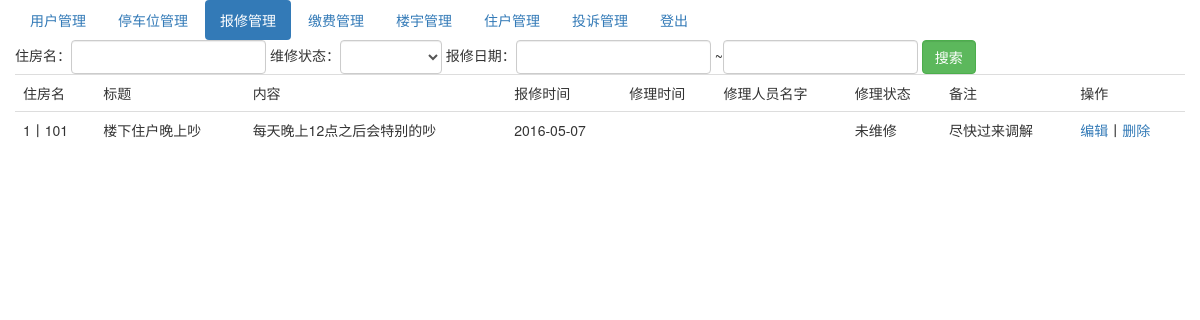
The page /index.php/repair_admin/index on the database its author committed.
### tables this page shows
CREATE TABLE IF NOT EXISTS `repair` (
  `repair_id` int(10) NOT NULL AUTO_INCREMENT,
  `house_id` int(10) NOT NULL,
  `title` varchar(255) NOT NULL,
  `content` varchar(255) NOT NULL COMMENT '维修内容',
  `repair_time` int(10) NOT NULL,
  `create_time` int(10) NOT NULL,
  `repair_name` varchar(255) NOT NULL COMMENT '维修人员',
  `status` tinyint(4) NOT NULL DEFAULT '0' COMMENT '维修状态0等待维修 10维修中 20维修完成',
  `remark` varchar(255) NOT NULL,
  PRIMARY KEY (`repair_id`)
);

### application/controllers/Repair_admin.php (called while the page is built, shortened)
<?php
class Repair_admin extends CI_Controller{
    public function __construct()
    {
        $this->load->helper('url_helper');
    }
    public function index(){
        $this->load->model('repair_model');
        $this->load->model('house_model');
        $condition=array();
        $repair_list=$this->repair_model->getRepairList($condition);
        if(!empty($repair_list)){
            foreach($repair_list as $key=>$value){
              $house_info=$this->house_model->getHouseInfo(array('house_id'=>$value['house_id']));
                $repair_list[$key]['house_name']=$house_info['house_name'];
            }
        }
        $data=array();
        $data['repair_list']=$repair_list;
        $this->load->view('templates/header_admin',$data);
        $this->load->view('repair_index_admin',$data);
    }
}

### index.php (called while the page is built, shortened)
<?php
require_once BASEPATH.'core/CodeIgniter.php';

### application/models/Repair_model.php (called while the page is built, shortened)
<?php
class Repair_model extends CI_Model{
    public function getRepairList($condition=array())
    {
        $query=$this->db->get_where('repair',$condition);
        return $query->result_array();
    }
}
?>

### application/models/House_model.php (called while the page is built, shortened)
<?php
class House_model extends CI_Model{
    public function getHouseInfo($condition){
        $query = $this->db->get_where('house',$condition);
        return $query->row_array();
    }
}
?>

### application/views/repair_index_admin.php (the view, shortened to what this page needs)
<div class="container">
    <div class="row">
        <ul class="nav nav-pills">
            <li role="presentation"><a href="/index.php/member_admin/index">用户管理</a></li>
            <li role="presentation"><a href="/index.php/carport_admin/index">停车位管理</a></li>
            <li role="presentation" class="active"><a href="/index.php/repair_admin/index">报修管理</a></li>
            <li role="presentation"><a href="/index.php/charge_admin/index">缴费管理</a></li>
            <li role="presentation"><a href="/index.php/building_admin/index">楼宇管理</a></li>
            <li role="presentation"><a href="/index.php/house_admin/index">住户管理</a></li>
            <li role="presentation"><a href="/index.php/complain_admin/index">投诉管理</a></li>
            <li role="presentation"><a href="/index.php/Welcome/logout">登出</a></li>
        </ul>
    </div>
    <div class="row">
        <form method="get" class="form-inline" action="/index.php/Repair_admin/index">
            <div class="form-group">住房名：<input class="form-control" type="text" name="house_name"></div>
            <div class="form-group">维修状态：<select class="form-control" name="status">
                    <option value=""></option>
                    <option value="0">未维修</option>
                </select></div>
            <div class="form-group">
                报修日期：<input type="text" class="form-control" name="date_start" id="date_start" />
                ~<input type="text" class="form-control" name="date_end" id="date_end" />
            </div>
            <div class="form-group"><input class="form-control btn-success" type="submit" value="搜索"></div>
        </form>
    </div>
    <div class="row">
        <table class="table">
            <tr>
                <td>住房名</td>
                <td>标题</td>
                <td>内容</td>
                <td>报修时间</td>
                <td>修理时间</td>
                <td>修理人员名字</td>
                <td>修理状态</td>
                <td>备注</td>
                <td>操作</td>
            </tr>
            <?php foreach($repair_list as $value){ ?>
                <tr>
                    <td><?php echo $value['house_name']; ?></td>
                    <td><?php echo $value['title']; ?></td>
                    <td><?php echo $value['content']; ?></td>
                    <td><?php echo date('Y-m-d',$value['create_time']); ?></td>
                    <td><?php if($value['repair_time']!=0){echo date('Y-m-d',$value['repair_time']);} ?></td>
                    <td><?php echo $value['repair_name']; ?></td>
                    <td><?php if($value['status']==0){echo '未维修';}elseif($value['status']==10){echo '维修中';}elseif($value['status']==20){echo '维修完成';}  ?></td>
                    <td><?php echo $value['remark']; ?></td>
                    <td><a href="/index.php/repair_admin/showEdit?repair_id=<?php echo $value['repair_id']; ?>">编辑</a>丨<a href="/index.php/repair_admin/delete?repair_id=<?php echo $value['repair_id']; ?>">删除</a></td>
                </tr>
            <?php } ?>
        </table>
    </div>
</div>
<link rel="stylesheet" href="/jquery/jquery-ui-1.11.4/jquery-ui.min.css" >

### rows shown on the page
repair: house_name "1丨101", title "楼下住户晚上吵", content "每天晚上12点之后会特别的吵", create_time "2016-05-07", status "未维修", remark "尽快过来调解"
